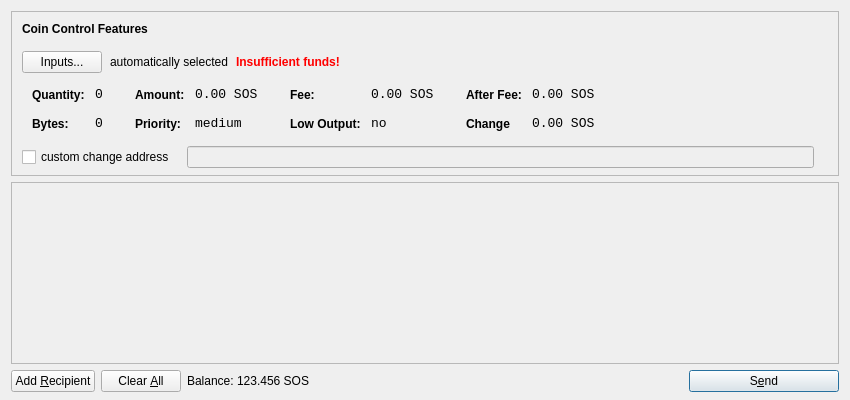
<?xml version="1.0" encoding="UTF-8"?>
<ui version="4.0">
 <class>SendCoinsDialog</class>
 <widget class="QDialog" name="SendCoinsDialog">
  <property name="geometry">
   <rect>
    <x>0</x>
    <y>0</y>
    <width>850</width>
    <height>400</height>
   </rect>
  </property>
  <property name="windowTitle">
   <string>Send Coins</string>
  </property>
  <layout class="QVBoxLayout" name="verticalLayout" stretch="0,1,0">
   <property name="bottomMargin">
    <number>8</number>
   </property>
   <item>
    <widget class="QFrame" name="frameCoinControl">
     <property name="sizePolicy">
      <sizepolicy hsizetype="Expanding" vsizetype="Expanding">
       <horstretch>0</horstretch>
       <verstretch>0</verstretch>
      </sizepolicy>
     </property>
     <property name="maximumSize">
      <size>
       <width>16777215</width>
       <height>16777215</height>
      </size>
     </property>
     <property name="frameShape">
      <enum>QFrame::StyledPanel</enum>
     </property>
     <property name="frameShadow">
      <enum>QFrame::Sunken</enum>
     </property>
     <layout class="QVBoxLayout" name="verticalLayoutCoinControl2">
      <property name="spacing">
       <number>-1</number>
      </property>
      <property name="leftMargin">
       <number>0</number>
      </property>
      <property name="topMargin">
       <number>0</number>
      </property>
      <property name="rightMargin">
       <number>0</number>
      </property>
      <property name="bottomMargin">
       <number>6</number>
      </property>
      <item>
       <layout class="QVBoxLayout" name="verticalLayoutCoinControl" stretch="0,0,0,0,1">
        <property name="spacing">
         <number>0</number>
        </property>
        <property name="leftMargin">
         <number>10</number>
        </property>
        <property name="topMargin">
         <number>10</number>
        </property>
        <item>
         <layout class="QHBoxLayout" name="horizontalLayoutCoinControl1">
          <property name="bottomMargin">
           <number>15</number>
          </property>
          <item>
           <widget class="QLabel" name="labelCoinControlFeatures">
            <property name="sizePolicy">
             <sizepolicy hsizetype="Preferred" vsizetype="Maximum">
              <horstretch>0</horstretch>
              <verstretch>0</verstretch>
             </sizepolicy>
            </property>
            <property name="font">
             <font>
              <weight>75</weight>
              <bold>true</bold>
             </font>
            </property>
            <property name="styleSheet">
             <string notr="true">font-weight:bold;</string>
            </property>
            <property name="text">
             <string>Coin Control Features</string>
            </property>
           </widget>
          </item>
         </layout>
        </item>
        <item>
         <layout class="QHBoxLayout" name="horizontalLayoutCoinControl2" stretch="0,0,0,0">
          <property name="spacing">
           <number>8</number>
          </property>
          <property name="bottomMargin">
           <number>10</number>
          </property>
          <item>
           <widget class="QPushButton" name="pushButtonCoinControl">
            <property name="styleSheet">
             <string notr="true"/>
            </property>
            <property name="text">
             <string>Inputs...</string>
            </property>
           </widget>
          </item>
          <item>
           <widget class="QLabel" name="labelCoinControlAutomaticallySelected">
            <property name="text">
             <string>automatically selected</string>
            </property>
            <property name="margin">
             <number>5</number>
            </property>
           </widget>
          </item>
          <item>
           <widget class="QLabel" name="labelCoinControlInsuffFunds">
            <property name="font">
             <font>
              <weight>75</weight>
              <bold>true</bold>
             </font>
            </property>
            <property name="styleSheet">
             <string notr="true">color:red;font-weight:bold;</string>
            </property>
            <property name="text">
             <string>Insufficient funds!</string>
            </property>
            <property name="margin">
             <number>5</number>
            </property>
           </widget>
          </item>
          <item>
           <spacer name="horizontalSpacerCoinControl">
            <property name="orientation">
             <enum>Qt::Horizontal</enum>
            </property>
            <property name="sizeHint" stdset="0">
             <size>
              <width>40</width>
              <height>1</height>
             </size>
            </property>
           </spacer>
          </item>
         </layout>
        </item>
        <item>
         <widget class="QWidget" name="widgetCoinControl" native="true">
          <property name="sizePolicy">
           <sizepolicy hsizetype="Preferred" vsizetype="Preferred">
            <horstretch>0</horstretch>
            <verstretch>0</verstretch>
           </sizepolicy>
          </property>
          <property name="minimumSize">
           <size>
            <width>0</width>
            <height>0</height>
           </size>
          </property>
          <property name="styleSheet">
           <string notr="true"/>
          </property>
          <layout class="QHBoxLayout" name="horizontalLayoutCoinControl5">
           <property name="margin">
            <number>0</number>
           </property>
           <item>
            <layout class="QHBoxLayout" name="horizontalLayoutCoinControl3" stretch="0,0,0,1">
             <property name="spacing">
              <number>20</number>
             </property>
             <property name="topMargin">
              <number>0</number>
             </property>
             <property name="bottomMargin">
              <number>10</number>
             </property>
             <item>
              <layout class="QFormLayout" name="formLayoutCoinControl1">
               <property name="horizontalSpacing">
                <number>10</number>
               </property>
               <property name="verticalSpacing">
                <number>14</number>
               </property>
               <property name="leftMargin">
                <number>10</number>
               </property>
               <property name="topMargin">
                <number>4</number>
               </property>
               <property name="rightMargin">
                <number>6</number>
               </property>
               <item row="0" column="0">
                <widget class="QLabel" name="labelCoinControlQuantityText">
                 <property name="styleSheet">
                  <string notr="true">font-weight:bold;</string>
                 </property>
                 <property name="text">
                  <string>Quantity:</string>
                 </property>
                 <property name="margin">
                  <number>0</number>
                 </property>
                </widget>
               </item>
               <item row="0" column="1">
                <widget class="QLabel" name="labelCoinControlQuantity">
                 <property name="font">
                  <font>
                   <family>Monospace</family>
                   <pointsize>10</pointsize>
                  </font>
                 </property>
                 <property name="cursor">
                  <cursorShape>IBeamCursor</cursorShape>
                 </property>
                 <property name="contextMenuPolicy">
                  <enum>Qt::ActionsContextMenu</enum>
                 </property>
                 <property name="text">
                  <string>0</string>
                 </property>
                 <property name="margin">
                  <number>0</number>
                 </property>
                 <property name="textInteractionFlags">
                  <set>Qt::LinksAccessibleByMouse|Qt::TextSelectableByKeyboard|Qt::TextSelectableByMouse</set>
                 </property>
                </widget>
               </item>
               <item row="1" column="0">
                <widget class="QLabel" name="labelCoinControlBytesText">
                 <property name="styleSheet">
                  <string notr="true">font-weight:bold;</string>
                 </property>
                 <property name="text">
                  <string>Bytes:</string>
                 </property>
                </widget>
               </item>
               <item row="1" column="1">
                <widget class="QLabel" name="labelCoinControlBytes">
                 <property name="font">
                  <font>
                   <family>Monospace</family>
                   <pointsize>10</pointsize>
                  </font>
                 </property>
                 <property name="cursor">
                  <cursorShape>IBeamCursor</cursorShape>
                 </property>
                 <property name="contextMenuPolicy">
                  <enum>Qt::ActionsContextMenu</enum>
                 </property>
                 <property name="text">
                  <string>0</string>
                 </property>
                 <property name="textInteractionFlags">
                  <set>Qt::LinksAccessibleByMouse|Qt::TextSelectableByKeyboard|Qt::TextSelectableByMouse</set>
                 </property>
                </widget>
               </item>
              </layout>
             </item>
             <item>
              <layout class="QFormLayout" name="formLayoutCoinControl2">
               <property name="horizontalSpacing">
                <number>10</number>
               </property>
               <property name="verticalSpacing">
                <number>14</number>
               </property>
               <property name="leftMargin">
                <number>6</number>
               </property>
               <property name="topMargin">
                <number>4</number>
               </property>
               <property name="rightMargin">
                <number>6</number>
               </property>
               <item row="0" column="0">
                <widget class="QLabel" name="labelCoinControlAmountText">
                 <property name="styleSheet">
                  <string notr="true">font-weight:bold;</string>
                 </property>
                 <property name="text">
                  <string>Amount:</string>
                 </property>
                 <property name="margin">
                  <number>0</number>
                 </property>
                </widget>
               </item>
               <item row="0" column="1">
                <widget class="QLabel" name="labelCoinControlAmount">
                 <property name="font">
                  <font>
                   <family>Monospace</family>
                   <pointsize>10</pointsize>
                  </font>
                 </property>
                 <property name="cursor">
                  <cursorShape>IBeamCursor</cursorShape>
                 </property>
                 <property name="contextMenuPolicy">
                  <enum>Qt::ActionsContextMenu</enum>
                 </property>
                 <property name="text">
                  <string>0.00 SOS</string>
                 </property>
                 <property name="textInteractionFlags">
                  <set>Qt::LinksAccessibleByMouse|Qt::TextSelectableByKeyboard|Qt::TextSelectableByMouse</set>
                 </property>
                </widget>
               </item>
               <item row="1" column="0">
                <widget class="QLabel" name="labelCoinControlPriorityText">
                 <property name="styleSheet">
                  <string notr="true">font-weight:bold;</string>
                 </property>
                 <property name="text">
                  <string>Priority:</string>
                 </property>
                </widget>
               </item>
               <item row="1" column="1">
                <widget class="QLabel" name="labelCoinControlPriority">
                 <property name="font">
                  <font>
                   <family>Monospace</family>
                   <pointsize>10</pointsize>
                  </font>
                 </property>
                 <property name="cursor">
                  <cursorShape>IBeamCursor</cursorShape>
                 </property>
                 <property name="contextMenuPolicy">
                  <enum>Qt::ActionsContextMenu</enum>
                 </property>
                 <property name="text">
                  <string>medium</string>
                 </property>
                 <property name="textInteractionFlags">
                  <set>Qt::LinksAccessibleByMouse|Qt::TextSelectableByKeyboard|Qt::TextSelectableByMouse</set>
                 </property>
                </widget>
               </item>
              </layout>
             </item>
             <item>
              <layout class="QFormLayout" name="formLayoutCoinControl3">
               <property name="horizontalSpacing">
                <number>10</number>
               </property>
               <property name="verticalSpacing">
                <number>14</number>
               </property>
               <property name="leftMargin">
                <number>6</number>
               </property>
               <property name="topMargin">
                <number>4</number>
               </property>
               <property name="rightMargin">
                <number>6</number>
               </property>
               <item row="0" column="0">
                <widget class="QLabel" name="labelCoinControlFeeText">
                 <property name="styleSheet">
                  <string notr="true">font-weight:bold;</string>
                 </property>
                 <property name="text">
                  <string>Fee:</string>
                 </property>
                 <property name="margin">
                  <number>0</number>
                 </property>
                </widget>
               </item>
               <item row="0" column="1">
                <widget class="QLabel" name="labelCoinControlFee">
                 <property name="font">
                  <font>
                   <family>Monospace</family>
                   <pointsize>10</pointsize>
                  </font>
                 </property>
                 <property name="cursor">
                  <cursorShape>IBeamCursor</cursorShape>
                 </property>
                 <property name="contextMenuPolicy">
                  <enum>Qt::ActionsContextMenu</enum>
                 </property>
                 <property name="text">
                  <string>0.00 SOS</string>
                 </property>
                 <property name="textInteractionFlags">
                  <set>Qt::LinksAccessibleByMouse|Qt::TextSelectableByKeyboard|Qt::TextSelectableByMouse</set>
                 </property>
                </widget>
               </item>
               <item row="1" column="0">
                <widget class="QLabel" name="labelCoinControlLowOutputText">
                 <property name="styleSheet">
                  <string notr="true">font-weight:bold;</string>
                 </property>
                 <property name="text">
                  <string>Low Output:</string>
                 </property>
                </widget>
               </item>
               <item row="1" column="1">
                <widget class="QLabel" name="labelCoinControlLowOutput">
                 <property name="font">
                  <font>
                   <family>Monospace</family>
                   <pointsize>10</pointsize>
                  </font>
                 </property>
                 <property name="cursor">
                  <cursorShape>IBeamCursor</cursorShape>
                 </property>
                 <property name="contextMenuPolicy">
                  <enum>Qt::ActionsContextMenu</enum>
                 </property>
                 <property name="text">
                  <string>no</string>
                 </property>
                 <property name="textInteractionFlags">
                  <set>Qt::LinksAccessibleByMouse|Qt::TextSelectableByKeyboard|Qt::TextSelectableByMouse</set>
                 </property>
                </widget>
               </item>
              </layout>
             </item>
             <item>
              <layout class="QFormLayout" name="formLayoutCoinControl4">
               <property name="horizontalSpacing">
                <number>10</number>
               </property>
               <property name="verticalSpacing">
                <number>14</number>
               </property>
               <property name="leftMargin">
                <number>6</number>
               </property>
               <property name="topMargin">
                <number>4</number>
               </property>
               <property name="rightMargin">
                <number>6</number>
               </property>
               <item row="0" column="0">
                <widget class="QLabel" name="labelCoinControlAfterFeeText">
                 <property name="styleSheet">
                  <string notr="true">font-weight:bold;</string>
                 </property>
                 <property name="text">
                  <string>After Fee:</string>
                 </property>
                 <property name="margin">
                  <number>0</number>
                 </property>
                </widget>
               </item>
               <item row="0" column="1">
                <widget class="QLabel" name="labelCoinControlAfterFee">
                 <property name="font">
                  <font>
                   <family>Monospace</family>
                   <pointsize>10</pointsize>
                  </font>
                 </property>
                 <property name="cursor">
                  <cursorShape>IBeamCursor</cursorShape>
                 </property>
                 <property name="contextMenuPolicy">
                  <enum>Qt::ActionsContextMenu</enum>
                 </property>
                 <property name="text">
                  <string>0.00 SOS</string>
                 </property>
                 <property name="textInteractionFlags">
                  <set>Qt::LinksAccessibleByMouse|Qt::TextSelectableByKeyboard|Qt::TextSelectableByMouse</set>
                 </property>
                </widget>
               </item>
               <item row="1" column="0">
                <widget class="QLabel" name="labelCoinControlChangeText">
                 <property name="styleSheet">
                  <string notr="true">font-weight:bold;</string>
                 </property>
                 <property name="text">
                  <string>Change</string>
                 </property>
                </widget>
               </item>
               <item row="1" column="1">
                <widget class="QLabel" name="labelCoinControlChange">
                 <property name="font">
                  <font>
                   <family>Monospace</family>
                   <pointsize>10</pointsize>
                  </font>
                 </property>
                 <property name="cursor">
                  <cursorShape>IBeamCursor</cursorShape>
                 </property>
                 <property name="contextMenuPolicy">
                  <enum>Qt::ActionsContextMenu</enum>
                 </property>
                 <property name="text">
                  <string>0.00 SOS</string>
                 </property>
                 <property name="textInteractionFlags">
                  <set>Qt::LinksAccessibleByMouse|Qt::TextSelectableByKeyboard|Qt::TextSelectableByMouse</set>
                 </property>
                </widget>
               </item>
              </layout>
             </item>
            </layout>
           </item>
          </layout>
         </widget>
        </item>
        <item>
         <layout class="QHBoxLayout" name="horizontalLayoutCoinControl4" stretch="0,0,0">
          <property name="spacing">
           <number>12</number>
          </property>
          <property name="sizeConstraint">
           <enum>QLayout::SetDefaultConstraint</enum>
          </property>
          <property name="topMargin">
           <number>5</number>
          </property>
          <property name="rightMargin">
           <number>5</number>
          </property>
          <item>
           <widget class="QCheckBox" name="checkBoxCoinControlChange">
            <property name="text">
             <string>custom change address</string>
            </property>
           </widget>
          </item>
          <item>
           <widget class="QLineEdit" name="lineEditCoinControlChange">
            <property name="enabled">
             <bool>false</bool>
            </property>
            <property name="sizePolicy">
             <sizepolicy hsizetype="Expanding" vsizetype="Fixed">
              <horstretch>0</horstretch>
              <verstretch>0</verstretch>
             </sizepolicy>
            </property>
           </widget>
          </item>
          <item>
           <widget class="QLabel" name="labelCoinControlChangeLabel">
            <property name="sizePolicy">
             <sizepolicy hsizetype="Preferred" vsizetype="Expanding">
              <horstretch>0</horstretch>
              <verstretch>0</verstretch>
             </sizepolicy>
            </property>
            <property name="minimumSize">
             <size>
              <width>0</width>
              <height>0</height>
             </size>
            </property>
            <property name="text">
             <string/>
            </property>
            <property name="margin">
             <number>3</number>
            </property>
           </widget>
          </item>
         </layout>
        </item>
        <item>
         <spacer name="verticalSpacerCoinControl">
          <property name="orientation">
           <enum>Qt::Vertical</enum>
          </property>
          <property name="sizeHint" stdset="0">
           <size>
            <width>800</width>
            <height>1</height>
           </size>
          </property>
         </spacer>
        </item>
       </layout>
      </item>
     </layout>
    </widget>
   </item>
   <item>
    <widget class="QScrollArea" name="scrollArea">
     <property name="widgetResizable">
      <bool>true</bool>
     </property>
     <widget class="QWidget" name="scrollAreaWidgetContents">
      <property name="geometry">
       <rect>
        <x>0</x>
        <y>0</y>
        <width>830</width>
        <height>165</height>
       </rect>
      </property>
      <layout class="QVBoxLayout" name="verticalLayout_2">
       <property name="margin">
        <number>0</number>
       </property>
       <item>
        <layout class="QVBoxLayout" name="entries">
         <property name="spacing">
          <number>6</number>
         </property>
        </layout>
       </item>
       <item>
        <spacer name="verticalSpacer">
         <property name="orientation">
          <enum>Qt::Vertical</enum>
         </property>
         <property name="sizeHint" stdset="0">
          <size>
           <width>20</width>
           <height>40</height>
          </size>
         </property>
        </spacer>
       </item>
      </layout>
     </widget>
    </widget>
   </item>
   <item>
    <layout class="QHBoxLayout" name="horizontalLayout">
     <item>
      <widget class="QPushButton" name="addButton">
       <property name="toolTip">
        <string>Send to multiple recipients at once</string>
       </property>
       <property name="text">
        <string>Add &amp;Recipient</string>
       </property>
       <property name="icon">
        <iconset resource="../bitcoin.qrc">
         <normaloff>:/icons/add</normaloff>:/icons/add</iconset>
       </property>
       <property name="autoDefault">
        <bool>false</bool>
       </property>
      </widget>
     </item>
     <item>
      <widget class="QPushButton" name="clearButton">
       <property name="sizePolicy">
        <sizepolicy hsizetype="Minimum" vsizetype="Fixed">
         <horstretch>0</horstretch>
         <verstretch>0</verstretch>
        </sizepolicy>
       </property>
       <property name="toolTip">
        <string>Remove all transaction fields</string>
       </property>
       <property name="text">
        <string>Clear &amp;All</string>
       </property>
       <property name="icon">
        <iconset resource="../bitcoin.qrc">
         <normaloff>:/icons/remove</normaloff>:/icons/remove</iconset>
       </property>
       <property name="autoRepeatDelay">
        <number>300</number>
       </property>
       <property name="autoDefault">
        <bool>false</bool>
       </property>
      </widget>
     </item>
     <item>
      <layout class="QHBoxLayout" name="horizontalLayout_2">
       <property name="spacing">
        <number>3</number>
       </property>
       <item>
        <widget class="QLabel" name="label">
         <property name="sizePolicy">
          <sizepolicy hsizetype="Preferred" vsizetype="Fixed">
           <horstretch>0</horstretch>
           <verstretch>0</verstretch>
          </sizepolicy>
         </property>
         <property name="text">
          <string>Balance:</string>
         </property>
        </widget>
       </item>
       <item>
        <widget class="QLabel" name="labelBalance">
         <property name="sizePolicy">
          <sizepolicy hsizetype="Preferred" vsizetype="Fixed">
           <horstretch>0</horstretch>
           <verstretch>0</verstretch>
          </sizepolicy>
         </property>
         <property name="cursor">
          <cursorShape>IBeamCursor</cursorShape>
         </property>
         <property name="text">
          <string>123.456 SOS</string>
         </property>
         <property name="textInteractionFlags">
          <set>Qt::LinksAccessibleByMouse|Qt::TextSelectableByKeyboard|Qt::TextSelectableByMouse</set>
         </property>
        </widget>
       </item>
      </layout>
     </item>
     <item>
      <spacer name="horizontalSpacer">
       <property name="orientation">
        <enum>Qt::Horizontal</enum>
       </property>
       <property name="sizeHint" stdset="0">
        <size>
         <width>40</width>
         <height>20</height>
        </size>
       </property>
      </spacer>
     </item>
     <item>
      <widget class="QPushButton" name="sendButton">
       <property name="minimumSize">
        <size>
         <width>150</width>
         <height>0</height>
        </size>
       </property>
       <property name="toolTip">
        <string>Confirm the send action</string>
       </property>
       <property name="text">
        <string>S&amp;end</string>
       </property>
       <property name="icon">
        <iconset resource="../bitcoin.qrc">
         <normaloff>:/icons/send</normaloff>:/icons/send</iconset>
       </property>
       <property name="default">
        <bool>true</bool>
       </property>
      </widget>
     </item>
    </layout>
   </item>
  </layout>
 </widget>
 <resources>
  <include location="../bitcoin.qrc"/>
 </resources>
 <connections/>
</ui>
